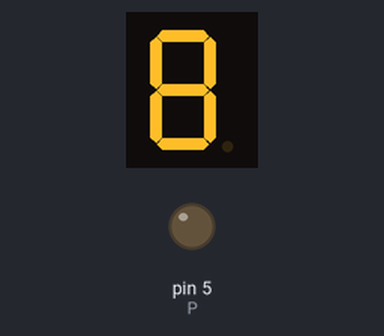
Simulated run of this sketch. Board: Arduino Uno, built with avr-gcc and run on an emulated ATmega328P. Parts: 1-digit seven-segment display, output pins drawn as LEDs (lit = HIGH). Wiring (inferred from the names in the program): 1-digit 7-segment display, segments lit when LOW: segments pin 7, pin 6, pin 4, pin 3, pin 2, pin 8, pin 9. The segment pins are drawn as the display they are named for; pins used as bus, display or sensor lines are not drawn.

Above: at 0.1 s.
At 2.1 s:
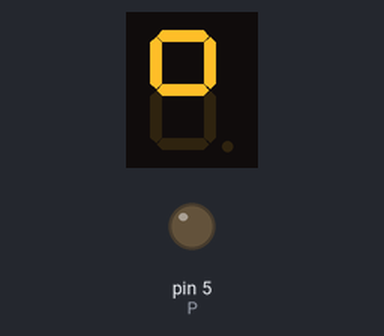
At 3.1 s:
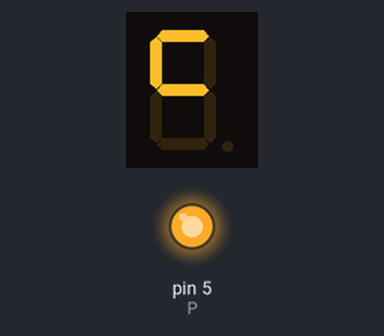
At 4.1 s:
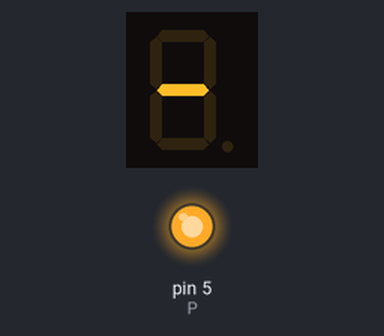
Timing chart, 0 to 5.6 s (numbered marks = the images above):
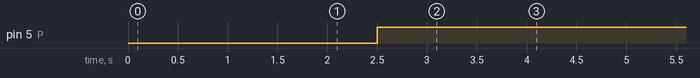

The sketch:

switchCaseForSevenSegmenrFunc.ino
```cpp
int E=2;
int D=3;
int C=4;
int P=5;
int B=6;
int A=7;
int F=8;
int G=9;


void setup() {
  pinMode(E, OUTPUT);
  pinMode(D, OUTPUT);
  pinMode(C, OUTPUT);
  pinMode(A, OUTPUT);
  pinMode(B, OUTPUT);
  pinMode(F, OUTPUT);
  pinMode(G, OUTPUT);
  pinMode(P, OUTPUT);

}

void loop() {
for(int i=0; i<=9;i++){
 digitalWrite(i,HIGH);
delay(500);
}
}


void RakamYaz(int rakam)
{
   switch(rakam)
   {
   case 0 :
 digitalWrite(E,LOW);
 digitalWrite(D,LOW);
 digitalWrite(C,LOW);
 digitalWrite(B,LOW);
 digitalWrite(A,LOW);
 digitalWrite(F,LOW);
 digitalWrite(G,HIGH);
   break;
   case 1:
 digitalWrite(E,HIGH);
 digitalWrite(D,HIGH);
 digitalWrite(C,LOW);
 digitalWrite(B,LOW);
 digitalWrite(A,HIGH);
 digitalWrite(F,HIGH);
 digitalWrite(G,HIGH);
   break;
   case 2:
 digitalWrite(E,LOW);
 digitalWrite(D,LOW);
 digitalWrite(C,HIGH);
 digitalWrite(B,LOW);
 digitalWrite(A,LOW);
 digitalWrite(F,HIGH);
 digitalWrite(G,LOW);
   break;
   case 3:
 digitalWrite(E,HIGH);
 digitalWrite(D,LOW);
 digitalWrite(C,LOW);
 digitalWrite(B,LOW);
 digitalWrite(A,LOW);
 digitalWrite(F,HIGH);
 digitalWrite(G,LOW);
   break;
   case 4:
 digitalWrite(E,HIGH);
 digitalWrite(D,HIGH);
 digitalWrite(C,LOW);
 digitalWrite(B,LOW);
 digitalWrite(A,HIGH);
 digitalWrite(F,LOW);
 digitalWrite(G,LOW);
   break;
   case 5:
 digitalWrite(E,HIGH);
 digitalWrite(D,LOW);
 digitalWrite(C,LOW);
 digitalWrite(B,HIGH);
 digitalWrite(A,LOW);
 digitalWrite(F,LOW);
 digitalWrite(G,LOW);
   break;
   case 6:
 digitalWrite(E,LOW);
 digitalWrite(D,LOW);
 digitalWrite(C,LOW);
 digitalWrite(B,HIGH);
 digitalWrite(A,LOW);
 digitalWrite(F,LOW);
 digitalWrite(G,LOW);
   break;
   case 7:
 digitalWrite(E,HIGH);
 digitalWrite(D,HIGH);
 digitalWrite(C,LOW);
 digitalWrite(B,LOW);
 digitalWrite(A,LOW);
 digitalWrite(F,HIGH);
 digitalWrite(G,HIGH);
   break;
   case 8:
 digitalWrite(E,LOW);
 digitalWrite(D,LOW);
 digitalWrite(C,LOW);
 digitalWrite(B,LOW);
 digitalWrite(A,LOW);
 digitalWrite(F,LOW);
 digitalWrite(G,LOW);
   break;
   case 9:
 digitalWrite(E,HIGH);
 digitalWrite(D,LOW);
 digitalWrite(C,LOW);
 digitalWrite(B,LOW);
 digitalWrite(A,LOW);
 digitalWrite(F,LOW);
 digitalWrite(G,LOW);
   break;
   }
}
```

Measured:
- by itself, pin 5 (P): LOW → HIGH at 2.5 s
- what the display in image 1 shows lasts 1.0 s, from 2.0 s to 3.0 s
- what the display in image 2 shows lasts 0.5 s, from 3.0 s to 3.5 s
